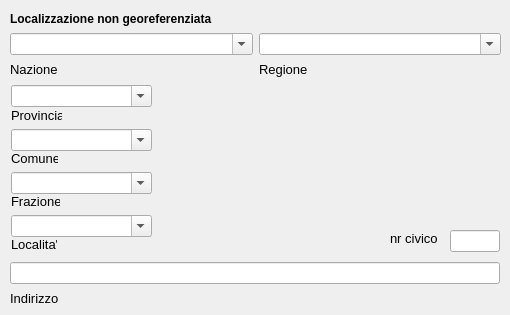
       <widget class="QWidget" name="tab_6">
        <attribute name="title">
         <string>Localizzazione</string>
        </attribute>
        <widget class="QWidget" name="">
         <property name="geometry">
          <rect>
           <x>10</x>
           <y>10</y>
           <width>491</width>
           <height>68</height>
          </rect>
         </property>
         <layout class="QGridLayout" name="gridLayout_20">
          <item row="1" column="0">
           <widget class="QComboBox" name="comboBox_nazione">
            <property name="editable">
             <bool>true</bool>
            </property>
           </widget>
          </item>
          <item row="1" column="1">
           <widget class="QComboBox" name="comboBox_regione">
            <property name="editable">
             <bool>true</bool>
            </property>
           </widget>
          </item>
          <item row="2" column="0">
           <widget class="QLabel" name="label_9">
            <property name="font">
             <font>
              <pointsize>10</pointsize>
             </font>
            </property>
            <property name="text">
             <string>Nazione</string>
            </property>
           </widget>
          </item>
          <item row="2" column="1">
           <widget class="QLabel" name="label_48">
            <property name="font">
             <font>
              <pointsize>10</pointsize>
             </font>
            </property>
            <property name="text">
             <string>Regione</string>
            </property>
           </widget>
          </item>
          <item row="0" column="0">
           <widget class="QLabel" name="label_4">
            <property name="font">
             <font>
              <weight>75</weight>
              <bold>true</bold>
             </font>
            </property>
            <property name="text">
             <string>Localizzazione non georeferenziata</string>
            </property>
           </widget>
          </item>
         </layout>
        </widget>
        <widget class="QComboBox" name="comboBox_provincia">
         <property name="enabled">
          <bool>true</bool>
         </property>
         <property name="geometry">
          <rect>
           <x>11</x>
           <y>85</y>
           <width>141</width>
           <height>22</height>
          </rect>
         </property>
         <property name="minimumSize">
          <size>
           <width>0</width>
           <height>22</height>
          </size>
         </property>
         <property name="editable">
          <bool>true</bool>
         </property>
        </widget>
        <widget class="QLabel" name="label_11">
         <property name="geometry">
          <rect>
           <x>11</x>
           <y>107</y>
           <width>51</width>
           <height>16</height>
          </rect>
         </property>
         <property name="font">
          <font>
           <pointsize>10</pointsize>
          </font>
         </property>
         <property name="text">
          <string>Provincia</string>
         </property>
        </widget>
        <widget class="QComboBox" name="comboBox_comune">
         <property name="geometry">
          <rect>
           <x>11</x>
           <y>129</y>
           <width>141</width>
           <height>22</height>
          </rect>
         </property>
         <property name="sizePolicy">
          <sizepolicy hsizetype="Preferred" vsizetype="Fixed">
           <horstretch>0</horstretch>
           <verstretch>0</verstretch>
          </sizepolicy>
         </property>
         <property name="minimumSize">
          <size>
           <width>0</width>
           <height>22</height>
          </size>
         </property>
         <property name="editable">
          <bool>true</bool>
         </property>
        </widget>
        <widget class="QLabel" name="label_30">
         <property name="geometry">
          <rect>
           <x>11</x>
           <y>193</y>
           <width>49</width>
           <height>16</height>
          </rect>
         </property>
         <property name="font">
          <font>
           <pointsize>10</pointsize>
          </font>
         </property>
         <property name="text">
          <string>Frazione</string>
         </property>
        </widget>
        <widget class="QLabel" name="label_15">
         <property name="geometry">
          <rect>
           <x>11</x>
           <y>150</y>
           <width>47</width>
           <height>16</height>
          </rect>
         </property>
         <property name="font">
          <font>
           <pointsize>10</pointsize>
          </font>
         </property>
         <property name="text">
          <string>Comune</string>
         </property>
        </widget>
        <widget class="QComboBox" name="comboBox_frazione">
         <property name="geometry">
          <rect>
           <x>11</x>
           <y>172</y>
           <width>141</width>
           <height>22</height>
          </rect>
         </property>
         <property name="minimumSize">
          <size>
           <width>0</width>
           <height>22</height>
          </size>
         </property>
         <property name="editable">
          <bool>true</bool>
         </property>
        </widget>
        <widget class="QComboBox" name="comboBox_localita">
         <property name="geometry">
          <rect>
           <x>11</x>
           <y>215</y>
           <width>141</width>
           <height>22</height>
          </rect>
         </property>
         <property name="minimumSize">
          <size>
           <width>0</width>
           <height>22</height>
          </size>
         </property>
         <property name="editable">
          <bool>true</bool>
         </property>
        </widget>
        <widget class="QLabel" name="label_31">
         <property name="geometry">
          <rect>
           <x>11</x>
           <y>236</y>
           <width>46</width>
           <height>16</height>
          </rect>
         </property>
         <property name="font">
          <font>
           <pointsize>10</pointsize>
          </font>
         </property>
         <property name="text">
          <string>Localita'</string>
         </property>
        </widget>
        <widget class="QLineEdit" name="lineEdit_indirizzo">
         <property name="geometry">
          <rect>
           <x>10</x>
           <y>262</y>
           <width>490</width>
           <height>22</height>
          </rect>
         </property>
         <property name="minimumSize">
          <size>
           <width>0</width>
           <height>22</height>
          </size>
         </property>
        </widget>
        <widget class="QLineEdit" name="lineEdit_nr_civico">
         <property name="geometry">
          <rect>
           <x>450</x>
           <y>230</y>
           <width>50</width>
           <height>22</height>
          </rect>
         </property>
         <property name="minimumSize">
          <size>
           <width>0</width>
           <height>22</height>
          </size>
         </property>
         <property name="maximumSize">
          <size>
           <width>50</width>
           <height>16777215</height>
          </size>
         </property>
         <property name="text">
          <string/>
         </property>
        </widget>
        <widget class="QLabel" name="label_49">
         <property name="geometry">
          <rect>
           <x>10</x>
           <y>290</y>
           <width>141</width>
           <height>16</height>
          </rect>
         </property>
         <property name="font">
          <font>
           <pointsize>10</pointsize>
          </font>
         </property>
         <property name="text">
          <string>Indirizzo</string>
         </property>
        </widget>
        <widget class="QLabel" name="label_50">
         <property name="geometry">
          <rect>
           <x>390</x>
           <y>230</y>
           <width>50</width>
           <height>16</height>
          </rect>
         </property>
         <property name="font">
          <font>
           <pointsize>10</pointsize>
          </font>
         </property>
         <property name="text">
          <string>nr civico</string>
         </property>
        </widget>
        <zorder></zorder>
       </widget>
